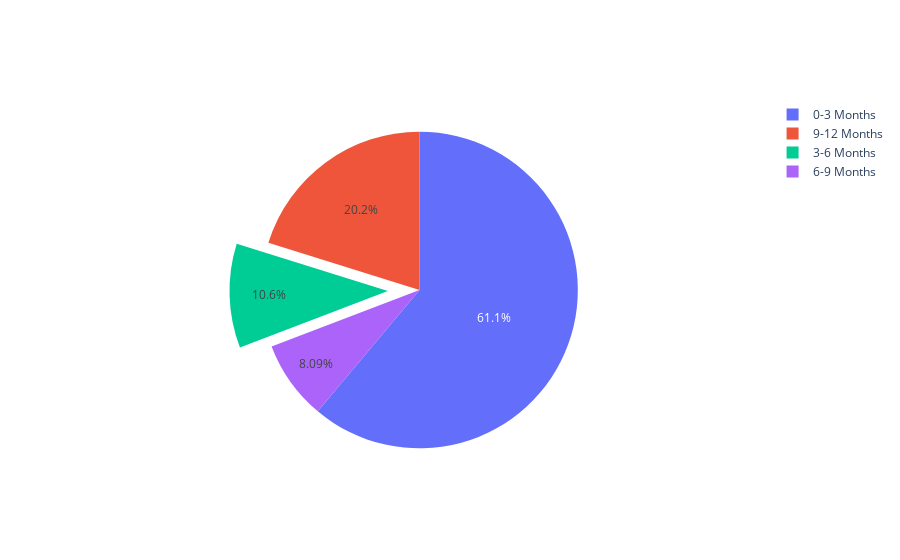

Notebook source saved alongside this figure:
### Code cell
aval_sum = london_airbnb['availability_clusters'].value_counts()
fig = go.Figure(data=[go.Pie(labels=aval_sum.index, values=aval_sum, pull=[0, 0, 0.2, 0])])
fig.show()

### Figure 1 — Plotly figure (JSON) as saved in the notebook; plotly's stock layout.template omitted (floating-point values rounded to 4 significant figures)
{"data": [{"labels": ["0-3 Months", "9-12 Months", "3-6 Months", "6-9 Months"], "pull": [0, 0, 0.2, 0], "type": "pie", "values": [42375, 13996, 7368, 5612]}], "layout": {}}
